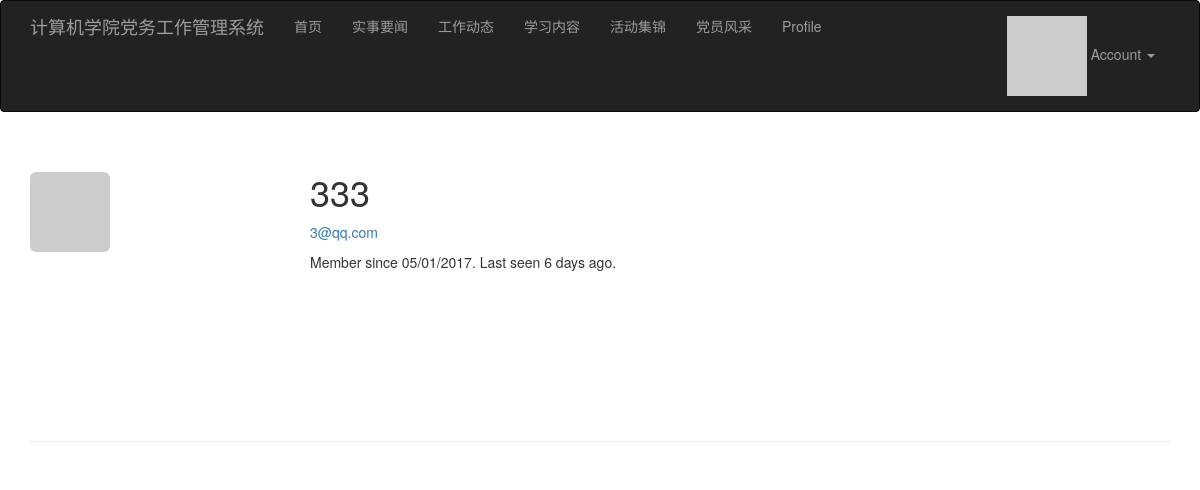
/user/333 (signed in), run on the app's committed database.
### app/models.py (models this page shows, shortened)
class User(UserMixin, db.Model):
    __tablename__ = 'users'
    id = db.Column(db.Integer, primary_key=True)
    username = db.Column(db.String(64), unique=True, index=True)
    role_id = db.Column(db.Integer, db.ForeignKey('roles.id'))
    name = db.Column(db.String(64), nullable=True)
    password_hash = db.Column(db.String(128))
    email = db.Column(db.String(64), unique=True, index=True)
    about_me = db.Column(db.Text, nullable=True)
    member_since = db.Column(db.DateTime(), default=datetime.now)
    last_seen = db.Column(db.DateTime(), default=datetime.now)
    avatar_hash = db.Column(db.String(32))
    comments = db.relationship('Comment', backref='author', lazy='dynamic')
    @property
    def password(self):
        raise AttributeError('password is not a readable attribute')
    def can(self, permissions):
        return self.role is not None and (self.role.permissions & permissions == permissions)
    @property
    def is_administrator(self):
        return self.can(Permission.ADMINISTER)
    def ping(self):
        self.last_seen = datetime.now()
        db.session.add(self)
    def gravatar(self, size=100, default='identicon', rating='g'):
        if request.is_secure:
            url = 'https://secure.gravatar.com/avatar'
        else:
            url = 'http://secure.gravatar.com/avatar'
        hash = self.avatar_hash or hashlib.md5(self.email.encode('utf-8')).hexdigest()
        return '{url}/{hash}?s={size}&d={default}&r={rating}'.format(url=url, size=size, hash=hash,
                                                                     default=default, rating=rating)

### app/main/views.py (the view)
@main.route('/user/<username>')
def user(username):
    user = User.query.filter_by(username=username).first()
    if user is None:
        abort(404)
    return render_template('user.html', user=user)

### app/auth/views.py (called while the page is built)
@auth.before_app_request
def before_request():
    if current_user.is_authenticated:
        current_user.ping()

### app/models.py (called while the page is built)
@login_manager.user_loader
def load_user(user_id):
    return User.query.get(int(user_id))

### app/templates/user.html (shortened to what this page needs)
{% extends "base.html" %}
{% import "_macros.html" as macros %}
{% block page_content %}
<div class="page-header">
    <img class="img-rounded profile-thumbnail" src="{{ user.gravatar(size=256) }}">
    <div class="profile-header">
        <h1>{{ user.username }}</h1>
        {% if current_user.is_administrator %}
        <p><a href="mailto:{{ user.email }}">{{ user.email }}</a></p>
        {% endif %}
        <p>Member since {{ moment(user.member_since).format('L') }}. Last seen {{ moment(user.last_seen).fromNow() }}.</p>
    </div>
</div>
{% endblock %}

### app/static/styles.css (style rules this page uses)
.profile-thumbnail { position: absolute; }
.profile-header { min-height: 260px; margin-left: 280px; }

### data on the page
User: username "333", email "3@qq.com", member_since "05/01/2017", last_seen "6 days ago"
